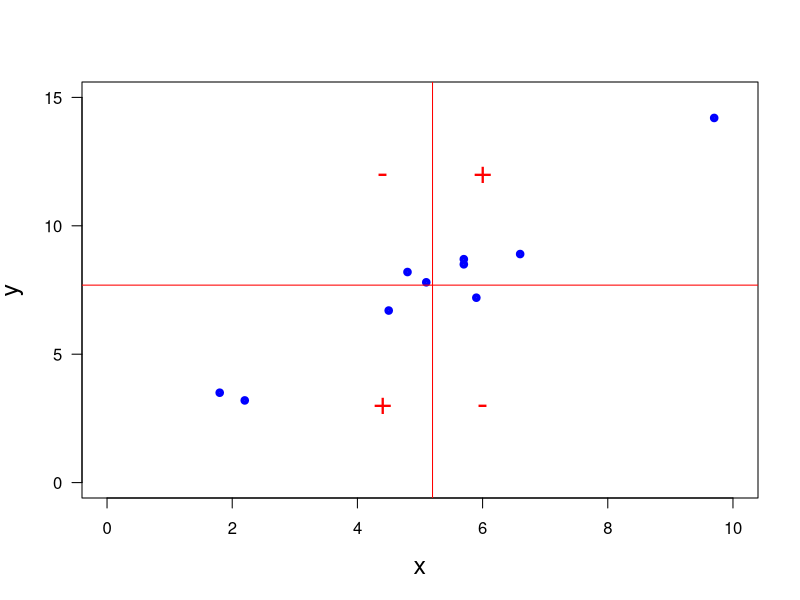

Write the R code that produced this figure.
print('file: MVCCexampleCovariance.R')
x = c(5.1,4.8,1.8,4.5,6.6,2.2,5.7,5.7,5.9,9.7)
y = c(7.8,8.2,3.5,6.7,8.9,3.2,8.7,8.5,7.2,14.2)
xmean = mean(x); print(c(round(xmean,2),'xmean'))
ymean = mean(y); print(c(round(ymean,2),'ymean'))
c = cov(x,y); print(c(round(c,2),'covariance'))   # 6.638889
r = cor(x,y); print(c(round(r,4),'correlation'))  # 0.9739409
# png('CovExample220222.png',width=16,height=16,units='cm',res=300)
plot(x,y,type='p',col='blue',lwd=4,cex=0.6,las=1,
     xlim=c(0,10),ylim=c(0,15),xlab='x',ylab='y',cex.lab=1.5)
xp1 = c(xmean,xmean); yp1 = c(-10,20)
xp2 = c(-1,12); yp2 = c(ymean,ymean)
lines(xp1,yp1,col='red'); lines(xp2,yp2,col='red')
text(6,12,'+',col='red',cex=2)
text(4.4,12,'-',col='red',cex=2)
text(6,3,'-',col='red',cex=2)
text(4.4,3,'+',col='red',cex=2)
# dev.off()
